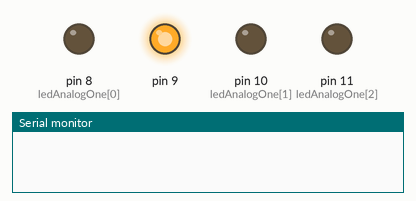
A sketch run on a simulated Arduino Uno, built with avr-gcc and run on an emulated ATmega328P. Parts: output pins drawn as LEDs (lit = HIGH), the last lines printed to the serial monitor. At 5.1 s the program stops and its outputs stay as they are.

Above: at 0.1 s.
At 5.1 s:
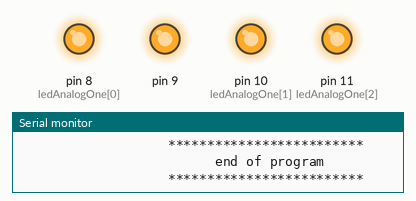
Timing chart, 0 to 6.6 s (numbered marks = the images above):
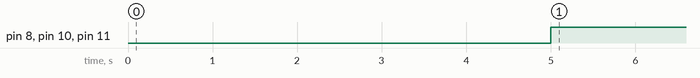

The sketch:

rgb_testing.ino
```cpp
int ledAnalogOne[] = {8, 10, 11};

const byte RED[] = {255, 0, 0};
const byte ORANGE[] = {83, 4, 0};
const byte YELLOW[] = {255, 255, 0};
const byte GREEN[] = {0, 255, 0};
const byte BLUE[] = {0, 0, 255};
const byte INDIGO[] = {4, 0, 19};
const byte VIOLET[] = {23, 0, 22};
const byte CYAN[] = {0, 255, 255};
const byte MAGENTA[] = {255, 0, 255};
const byte WHITE[] = {255, 255, 255};
const byte BLACK[] = {0, 0, 0};
//const byte PINK[] = {158, 4, 79};


int r1=255;
 int g1=255;
 int b1=0;

 int r=255-r1;
 int g=255-g1;
 int b=255-b1;

void setup() {

  Serial.begin(9600);
  pinMode(9, OUTPUT);
  pinMode(ledAnalogOne[0], OUTPUT);
  pinMode(ledAnalogOne[1], OUTPUT);
  pinMode(ledAnalogOne[2], OUTPUT);
  digitalWrite(9,HIGH);
}

void loop() {

white();delay(5000);black();
  /*
white();
delay(3000);
turn();
white();
delay(2000);
red();
delay(2000);
black();
delay(1000);
haz();
delay(1000);
analogWrite(ledAnalogOne[0], 255);
  analogWrite(ledAnalogOne[1], 255);
  analogWrite(ledAnalogOne[2], 255);
*/


  /*
  // set the brightness of pin 9:
  analogWrite(9,255);
  analogWrite(ledAnalogOne[0], r);
  analogWrite(ledAnalogOne[1], g);
  analogWrite(ledAnalogOne[2], b);

delay(3000);

*/


shutdown1();
}

void haz()
{analogWrite(9, 150);
  for (int i=0;i<5;i++)
  {
    orange();
    delay(700);
    black();
    delay(550);
  }
analogWrite(9, 255);}
  void turn()
{analogWrite(9, 150);
  for (int i=0;i<5;i++)
  {
    white();
    delay(600);
    orange();
    delay(600);
  }analogWrite(9, 255);
}


void black(){
analogWrite(ledAnalogOne[0], 255);
  analogWrite(ledAnalogOne[1], 255);
  analogWrite(ledAnalogOne[2], 255);
}
void white()
{
 analogWrite(ledAnalogOne[0], 0);
  analogWrite(ledAnalogOne[1], 0);
  analogWrite(ledAnalogOne[2], 0);

//digitalWrite(ledAnalogOne[0],LOW);
//digitalWrite(ledAnalogOne[1],LOW);
//digitalWrite(ledAnalogOne[2],LOW);
}
void red()
{
   analogWrite(ledAnalogOne[0], 0);
  analogWrite(ledAnalogOne[1], 255);
  analogWrite(ledAnalogOne[2], 255);

//digitalWrite(ledAnalogOne[0],LOW);
//digitalWrite(ledAnalogOne[1],HIGH);
//digitalWrite(ledAnalogOne[2],HIGH);
}
void orange()
{
 analogWrite(ledAnalogOne[0], 0);
  analogWrite(ledAnalogOne[1], 0);
  analogWrite(ledAnalogOne[2], 255);

//digitalWrite(ledAnalogOne[0],LOW);
//digitalWrite(ledAnalogOne[1],LOW);
//digitalWrite(ledAnalogOne[2],HIGH);
}


void shutdown1()
{
  Serial.println();
  Serial.println();
  Serial.println();
  Serial.println ("                   *************************");
  Serial.println ("                         end of program ");
  Serial.println ("                   *************************");
  while (1);
}
```

Measured:
- by itself, pin 8 (ledAnalogOne[0]), pin 10 (ledAnalogOne[1]), pin 11 (ledAnalogOne[2]): LOW → HIGH at 5.0 s
